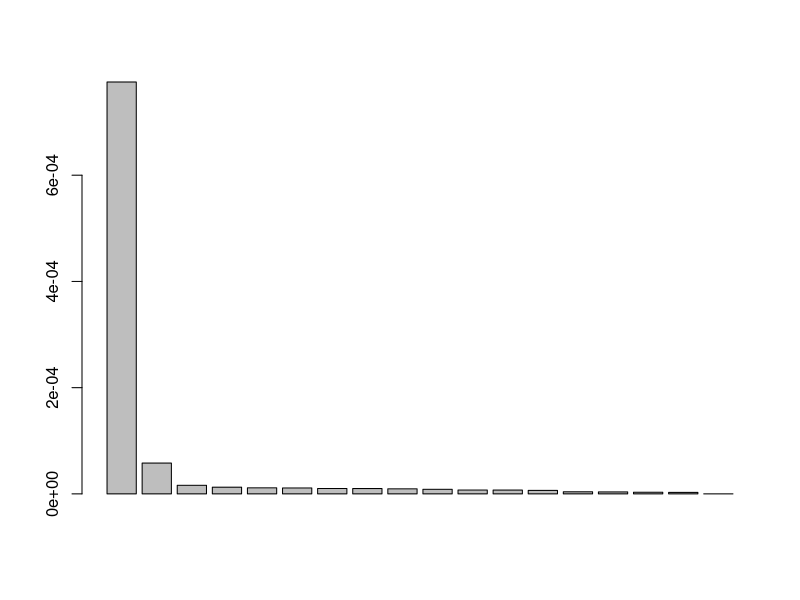
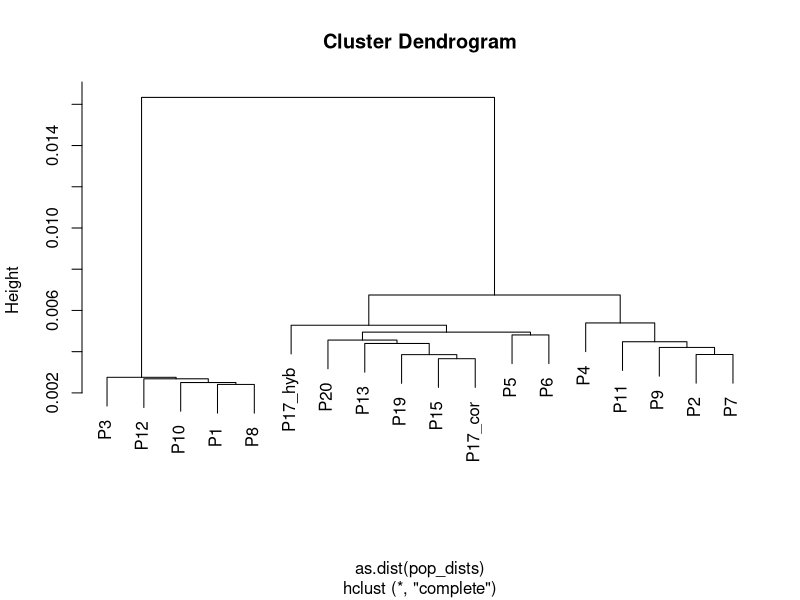

Write the R code that produced these figures, in order.
## ---- chunk 1
library(tidyverse)
library(broom)
rm(list=ls())
## ---- chunk 2
dists = readr::read_delim('../ANGSD_plants/coronata_and_botryophora/syagrus_dists.txt',delim = '\t',  skip=2,col_names = FALSE)

samples = dists[[1]] %>% 
  stringr::str_extract('BdM[:alnum:]+')

dists = as.matrix(dists[-1])
rownames(dists) = colnames(dists) = samples

dists = as.dist(dists) %>%
  broom::tidy(upper=T, diag=F) %>%
  rename(sample1 = item1,
         sample2 = item2)

dists 
## ---- chunk 3
plant_data = readr::read_csv('plant_data.csv') %>%
  select(sample = genomics,
         population = pop_id_thesis) 

plant_data
## ---- chunk 4
pops = plant_data$population
names(pops) = plant_data$sample

dists = dists %>%
  mutate(pop1 = pops[as.character(sample1)],
         pop2 = pops[as.character(sample2)])

dists
## ---- chunk 5
pop_dists = dists %>%
  filter(pop1 != pop2) %>%
  group_by(pop1,pop2) %>%
  summarise(distance = mean(distance)) %>%
  spread(key=pop2,value=distance)

pop_dists
## ---- chunk 6
pop_dists = as.matrix(pop_dists[-1])
rownames(pop_dists) = colnames(pop_dists)
diag(pop_dists) = 0
## ---- chunk 7
ade4::is.euclid(as.dist(pop_dists),plot=T)
## ---- chunk 8
plot(hclust(as.dist(pop_dists)))
## ---- chunk 9
plant_dist = pop_dists
save(plant_dist,file = 'plant_distances.Rdata') 
